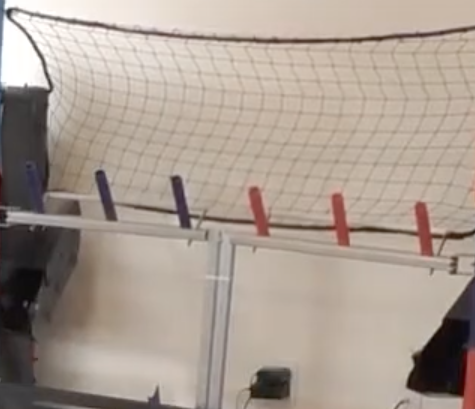
#> input picture powershotDetection/powershot.png, 475 x 409 px
$ python powershot.py --image powershot.png
#> lines starting #> are read from the running program, lines starting #| are printed output that depends on the picture; after the words box and inside, x2 and y2 are one past the last pixel; in counts of white or black regions, pixels touching at a corner belong together
from matplotlib import pyplot as plt
import numpy as np
import argparse
import cv2

# python powershot.py --image powershot.png

# get image and load original image
ap=argparse.ArgumentParser()
ap.add_argument("-i","--image",required=True,help="Path to the image")
args=vars(ap.parse_args())
print(args["image"])
image=cv2.imread(args["image"])
#> image is the input picture: shape (409, 475, 3); mean B, G, R 145.7, 156.2, 169.2
# print(image)
cv2.imshow("Original",image)
#cv2.waitKey(0)

# apply thresholding + gaussian blur
image=cv2.imread(args["image"])
image=cv2.cvtColor(image,cv2.COLOR_BGR2GRAY)
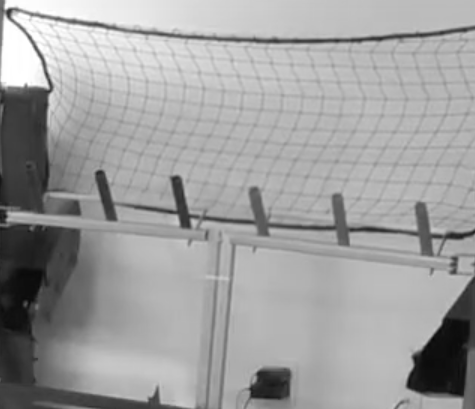
#> image: shape (409, 475); min 7, max 255, mean 158.9
blurred=np.hstack([cv2.GaussianBlur(image,(9,9),0)])
edged = cv2.Canny(blurred, 30, 150)
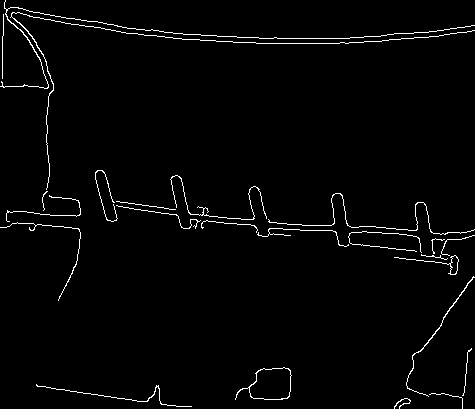
#> edged: shape (409, 475); 2% white in thin lines or dots
cv2.imshow("Edges", edged)
(cnts, _) = cv2.findContours(edged.copy(), cv2.RETR_EXTERNAL, cv2.CHAIN_APPROX_SIMPLE)
#> cnts = 24 contours, 19 with area under 20; largest, box (x1, y1, x2, y2) and area: (235, 367, 292, 400) 1116, (394, 255, 459, 275) 119, (406, 276, 475, 397) 58, (0, 0, 475, 89) 42, (10, 12, 475, 190) 41
print("I count %d coins in this image" % (len(cnts)))
#| I count 24 coins in this image
powershots = image.copy()
cv2.drawContours(powershots, cnts, -1, (0, 255, 0), 2)
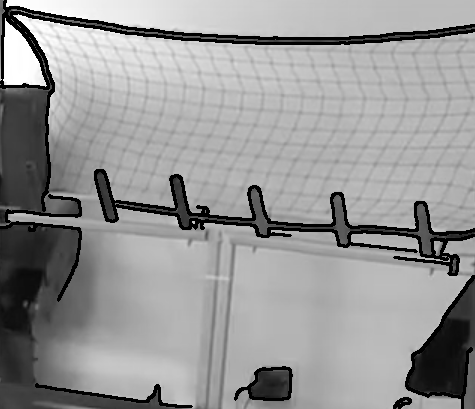
#> powershots: shape (409, 475); 6.43% of pixels changed, all inside (x1, y1, x2, y2) = (0, 0, 475, 409)
cv2.imshow("powershots", powershots)
cv2.waitKey(0)

for (i, c) in enumerate(cnts):
	# We can compute the 'bounding box' for each contour, which is
	# the rectangle that encloses the contour
	(x, y, w, h) = cv2.boundingRect(c)
#> this loop made 24 passes
#> (x, y, w, h) on passes 1 to 12: (394, 398, 17, 11), (429, 393, 34, 16), (36, 384, 156, 23), (235, 367, 57, 33), (462, 348, 10, 48), (406, 276, 69, 121), (394, 255, 65, 20), (421, 254, 27, 6), (431, 238, 14, 16), (441, 235, 34, 21), (348, 231, 74, 22), (257, 228, 92, 19)

# contours, hier = cv2.findContours(thresh, cv2.RETR_TREE, cv2.CHAIN_APPROX_SIMPLE)
#
# for c in contours:
#     # get the bounding rect
#     x, y, w, h = cv2.boundingRect(c)
#     # draw a green rectangle to visualize the bounding rect
#     cv2.rectangle(img, (x, y), (x+w, y+h), (0, 255, 0), 2)
#
#     # get the min area rect
#     rect = cv2.minAreaRect(c)
#     box = cv2.boxPoints(rect)
#     # convert all coordinates floating point values to int
#     box = np.int0(box)
#     # draw a red rectangle
#     cv2.drawContours(img, [box], 0, (0, 0, 255))
#
#     # get the min circle
#     (x, y), radius = cv2.minEnclosingCircle(c)
#     # convert all values to int
#     center = (int(x), int(y))
#     radius = int(radius)
#     # and draw the circle in blue
#     img = cv2.circle(img, center, radius, (255, 0, 0), 2)
#
# print(len(contours))
# cv2.drawContours(img, contours, -1, (255, 255, 0), 1)
#
# cv2.imshow("contours", img)
#
# cv2.imshow("contours", img)
# cv2.waitKey(0)

# apply gaussian blur
# blurred=np.hstack([
#     cv2.GaussianBlur(image,(3,3),0),
#     cv2.GaussianBlur(image,(5,5),0),
#     cv2.GaussianBlur(image,(7,7),0)])
# cv2.imshow("gaussian blurred",blurred)
# cv2.waitKey(0)
